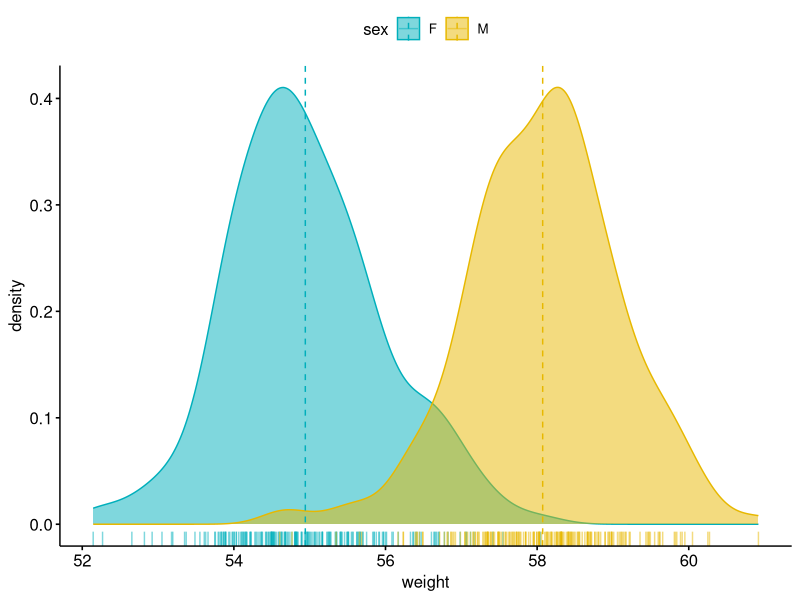
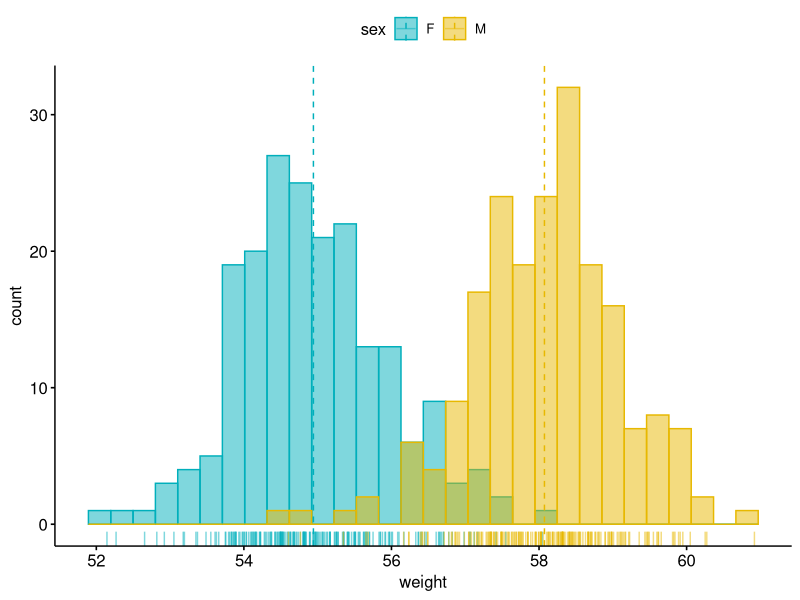
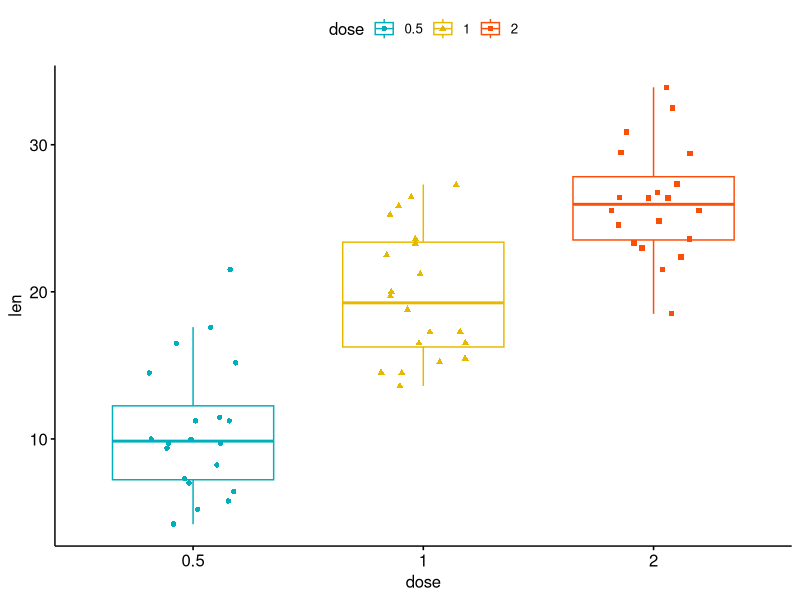
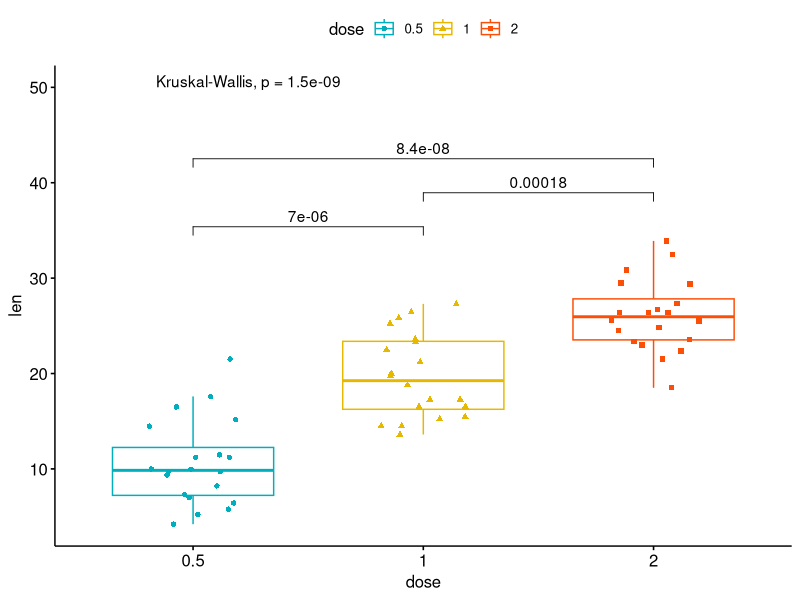
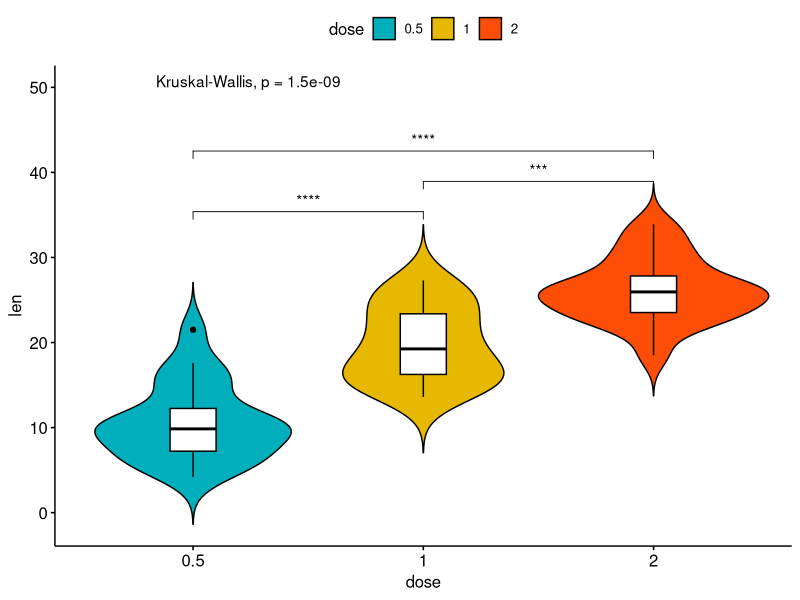

The R source for these figures, in order: (Note: this script raises an error after producing the figures.)

## Distribution

library(ggpubr)
#> Loading required package: ggplot2
# Create some data format
# :::::::::::::::::::::::::::::::::::::::::::::::::::
set.seed(1234)
wdata = data.frame(
  sex = factor(rep(c("F", "M"), each=200)),
  weight = c(rnorm(200, 55), rnorm(200, 58)))
head(wdata, 4)
#>   sex   weight
#> 1   F 53.79293
#> 2   F 55.27743
#> 3   F 56.08444
#> 4   F 52.65430

# Density plot with mean lines and marginal rug
# :::::::::::::::::::::::::::::::::::::::::::::::::::
# Change outline and fill colors by groups ("sex")
# Use custom palette
ggdensity(wdata, x = "weight",
          add = "mean", rug = TRUE,
          color = "sex", fill = "sex",
          palette = c("#00AFBB", "#E7B800"))

###

# Histogram plot with mean lines and marginal rug
# :::::::::::::::::::::::::::::::::::::::::::::::::::
# Change outline and fill colors by groups ("sex")
# Use custom color palette
gghistogram(wdata, x = "weight",
            add = "mean", rug = TRUE,
            color = "sex", fill = "sex",
            palette = c("#00AFBB", "#E7B800"))


###
# Load data
data("ToothGrowth")
df <- ToothGrowth
head(df, 4)
#>    len supp dose
#> 1  4.2   VC  0.5
#> 2 11.5   VC  0.5
#> 3  7.3   VC  0.5
#> 4  5.8   VC  0.5
#>


## Box plots and violin plots

# Box plots with jittered points
# :::::::::::::::::::::::::::::::::::::::::::::::::::
# Change outline colors by groups: dose
# Use custom color palette
# Add jitter points and change the shape by groups
p <- ggboxplot(df, x = "dose", y = "len",
               color = "dose", palette =c("#00AFBB", "#E7B800", "#FC4E07"),
               add = "jitter", shape = "dose")
p

###

# Add p-values comparing groups
# Specify the comparisons you want
my_comparisons <- list( c("0.5", "1"), c("1", "2"), c("0.5", "2") )
p + stat_compare_means(comparisons = my_comparisons)+ # Add pairwise comparisons p-value
  stat_compare_means(label.y = 50)                   # Add global p-value

##

# Violin plots with box plots inside
# :::::::::::::::::::::::::::::::::::::::::::::::::::
# Change fill color by groups: dose
# add boxplot with white fill color
ggviolin(df, x = "dose", y = "len", fill = "dose",
         palette = c("#00AFBB", "#E7B800", "#FC4E07"),
         add = "boxplot", add.params = list(fill = "white"))+
  stat_compare_means(comparisons = my_comparisons, label = "p.signif")+ # Add significance levels
  stat_compare_means(label.y = 50)                                      # Add global the p-value

## Bar plots

ggbarplot(dfm, x = "name", y = "mpg",
          fill = "cyl",               # change fill color by cyl
          color = "white",            # Set bar border colors to white
          palette = "jco",            # jco journal color palett. see ?ggpar
          sort.val = "asc",           # Sort the value in dscending order
          sort.by.groups = TRUE,      # Sort inside each group
          x.text.angle = 90           # Rotate vertically x axis texts
)

ggbarplot(dfm, x = "name", y = "mpg_z",
          fill = "mpg_grp",           # change fill color by mpg_level
          color = "white",            # Set bar border colors to white
          palette = "jco",            # jco journal color palett. see ?ggpar
          sort.val = "asc",           # Sort the value in ascending order
          sort.by.groups = FALSE,     # Don't sort inside each group
          x.text.angle = 90,          # Rotate vertically x axis texts
          ylab = "MPG z-score",
          xlab = FALSE,
          legend.title = "MPG Group"
)

###

ggbarplot(dfm, x = "name", y = "mpg_z",
          fill = "mpg_grp",           # change fill color by mpg_level
          color = "white",            # Set bar border colors to white
          palette = "jco",            # jco journal color palett. see ?ggpar
          sort.val = "desc",          # Sort the value in descending order
          sort.by.groups = FALSE,     # Don't sort inside each group
          x.text.angle = 90,          # Rotate vertically x axis texts
          ylab = "MPG z-score",
          legend.title = "MPG Group",
          rotate = TRUE,
          ggtheme = theme_minimal()
)


### Lollipop chart

ggdotchart(dfm, x = "name", y = "mpg",
           color = "cyl",                                # Color by groups
           palette = c("#00AFBB", "#E7B800", "#FC4E07"), # Custom color palette
           sorting = "ascending",                        # Sort value in descending order
           add = "segments",                             # Add segments from y = 0 to dots
           ggtheme = theme_pubr()                        # ggplot2 theme
)

ggdotchart(dfm, x = "name", y = "mpg",
           color = "cyl",                                # Color by groups
           palette = c("#00AFBB", "#E7B800", "#FC4E07"), # Custom color palette
           sorting = "descending",                       # Sort value in descending order
           add = "segments",                             # Add segments from y = 0 to dots
           rotate = TRUE,                                # Rotate vertically
           group = "cyl",                                # Order by groups
           dot.size = 6,                                 # Large dot size
           label = round(dfm$mpg),                        # Add mpg values as dot labels
           font.label = list(color = "white", size = 9,
                             vjust = 0.5),               # Adjust label parameters
           ggtheme = theme_pubr()                        # ggplot2 theme
)

ggdotchart(dfm, x = "name", y = "mpg_z",
           color = "cyl",                                # Color by groups
           palette = c("#00AFBB", "#E7B800", "#FC4E07"), # Custom color palette
           sorting = "descending",                       # Sort value in descending order
           add = "segments",                             # Add segments from y = 0 to dots
           add.params = list(color = "lightgray", size = 2), # Change segment color and size
           group = "cyl",                                # Order by groups
           dot.size = 6,                                 # Large dot size
           label = round(dfm$mpg_z,1),                        # Add mpg values as dot labels
           font.label = list(color = "white", size = 9,
                             vjust = 0.5),               # Adjust label parameters
           ggtheme = theme_pubr()                        # ggplot2 theme
)+
  geom_hline(yintercept = 0, linetype = 2, color = "lightgray")


# Cleveland’s dot plot
ggdotchart(dfm, x = "name", y = "mpg",
           color = "cyl",                                # Color by groups
           palette = c("#00AFBB", "#E7B800", "#FC4E07"), # Custom color palette
           sorting = "descending",                       # Sort value in descending order
           rotate = TRUE,                                # Rotate vertically
           dot.size = 2,                                 # Large dot size
           y.text.col = TRUE,                            # Color y text by groups
           ggtheme = theme_pubr(),                        # ggplot2 theme
           font.tickslab = c(6)
)+
  theme_cleveland()                                      # Add dashed grids
